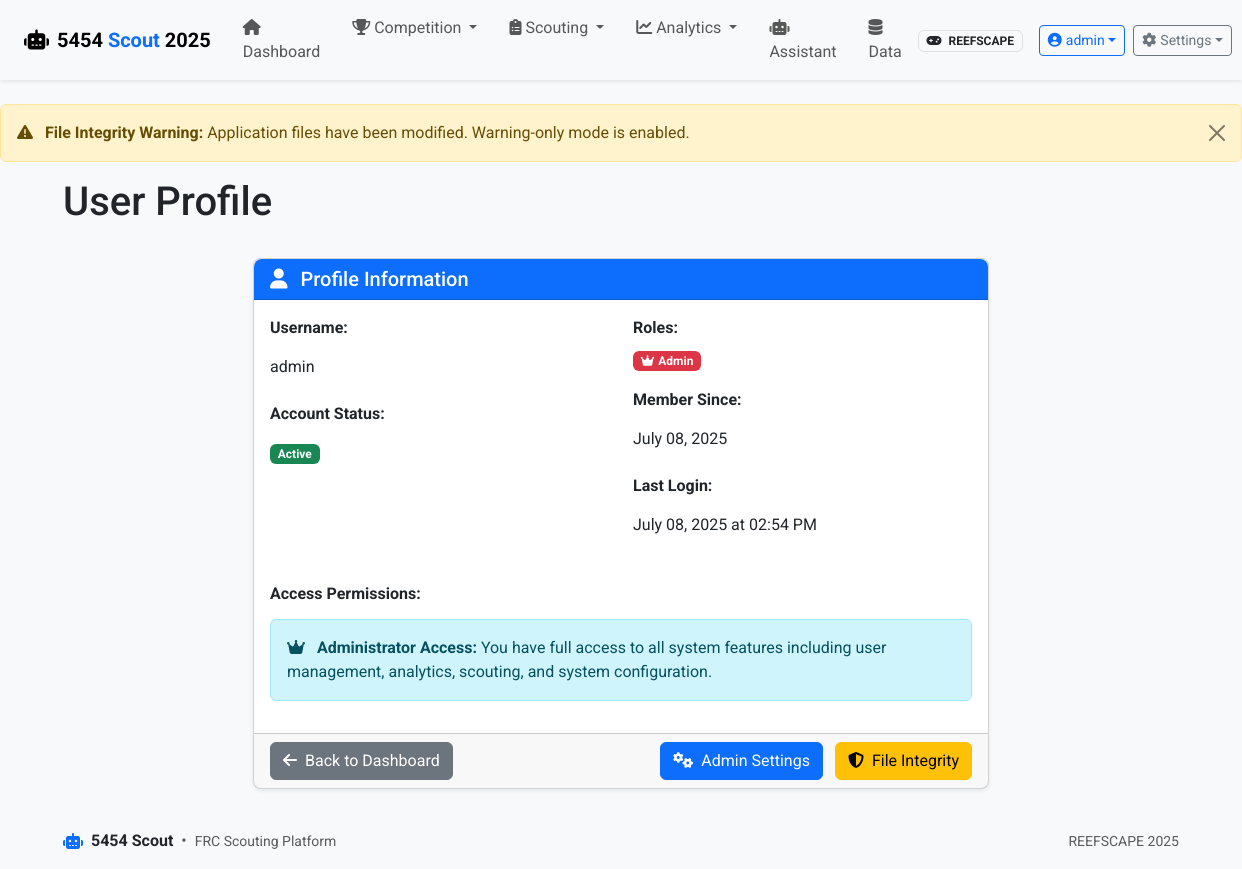
Before: /auth/profile (signed in) with the older database file.
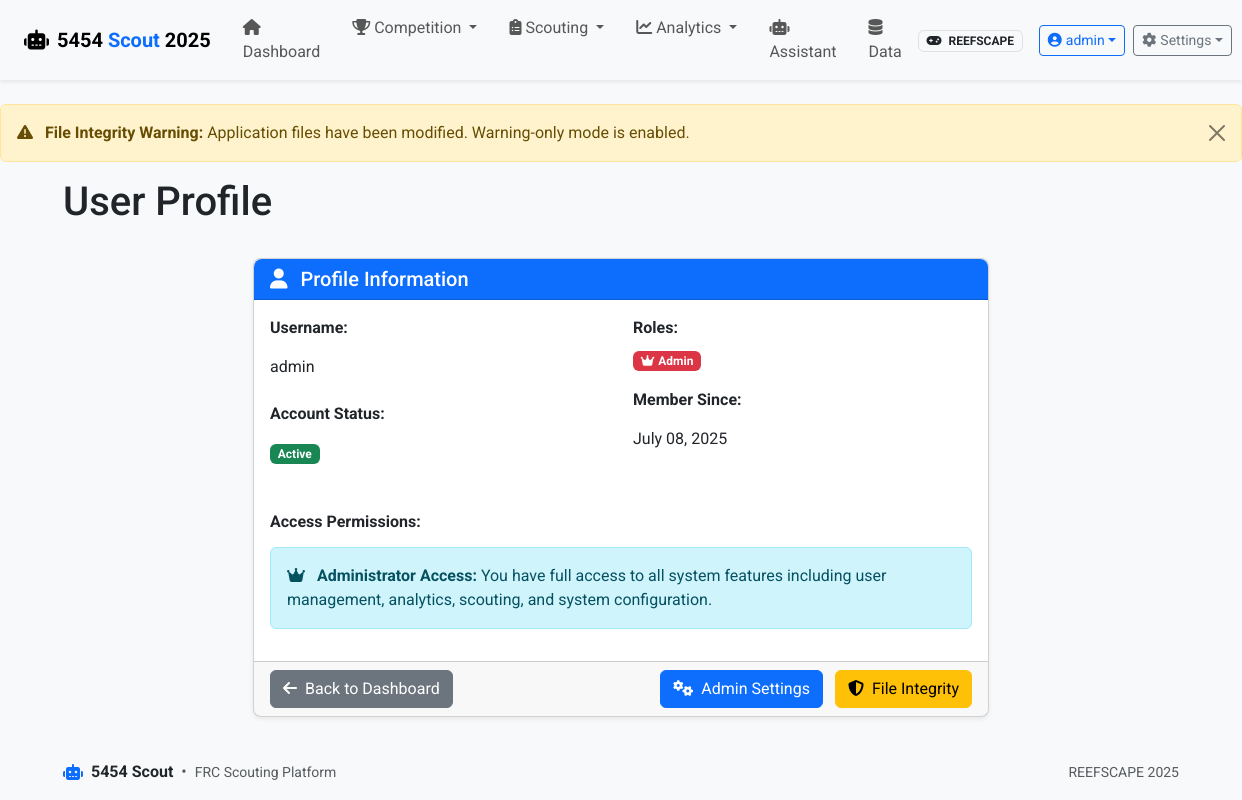
After: the same page with the newer database file.
### app/models.py (models this page shows, shortened)
class User(UserMixin, db.Model):
    id = db.Column(db.Integer, primary_key=True)
    username = db.Column(db.String(80), unique=True, nullable=False)
    email = db.Column(db.String(120), unique=True, nullable=True)
    password_hash = db.Column(db.String(128))
    is_active = db.Column(db.Boolean, default=True)
    created_at = db.Column(db.DateTime, default=datetime.utcnow)
    last_login = db.Column(db.DateTime)
    roles = db.relationship('Role', secondary=user_roles, lazy='subquery',
                           backref=db.backref('users', lazy=True))
    def has_role(self, role_name):
        return any(role.name == role_name for role in self.roles)

### app/routes/auth.py (the view)
@bp.route('/profile')
@login_required
def profile():
    return render_template('auth/profile.html', user=current_user)

### app/routes/auth.py (called while the page is built)
@bp.app_context_processor
def inject_auth_vars():
    return {
        'current_user': current_user,
        'user_has_role': lambda role: current_user.is_authenticated and current_user.has_role(role)
    }

### run.py (called while the page is built)
@app.before_request
def check_first_run():
    if not User.query.first() and request.path != '/auth/login':
        flash('Database is being initialized. Please wait...', 'info')
        return redirect(url_for('auth.login'))

### app/templates/auth/profile.html (shortened to what the changed rows need)
{% extends 'base.html' %}
{% block heading %}User Profile{% endblock %}
{% block content %}
<div class="row">
    <div class="col-md-8 offset-md-2">
        <div class="card">
            <div class="card-body">
                <div class="row">
                    <div class="col-md-6">
                        <div class="mb-3">
                            <label class="form-label fw-bold">Username:</label>
                            <p class="form-control-plaintext">{{ user.username }}</p>
                        </div>
                    </div>
                    <div class="col-md-6">
                        <div class="mb-3">
                            <label class="form-label fw-bold">Member Since:</label>
                            <p class="form-control-plaintext">{{ user.created_at.strftime('%B %d, %Y') }}</p>
                        </div>
                        {% if user.last_login %}
                        <div class="mb-3">
                            <label class="form-label fw-bold">Last Login:</label>
                            <p class="form-control-plaintext">{{ user.last_login.strftime('%B %d, %Y at %I:%M %p') }}</p>
                        </div>
                        {% endif %}
                    </div>
                </div>
            </div>
        </div>
    </div>
</div>
{% endblock %}

### app/templates/base.html (shortened to what the changed rows need)
<!DOCTYPE html>
<html lang="en" class="h-100">
<head>
    <link href="https://cdn.jsdelivr.net/npm/bootstrap@5.3.2/dist/css/bootstrap.min.css" rel="stylesheet">
    <link href="https://cdnjs.cloudflare.com/ajax/libs/font-awesome/6.4.0/css/all.min.css" rel="stylesheet">
    <link href="https://cdn.jsdelivr.net/npm/select2@4.1.0-rc.0/dist/css/select2.min.css" rel="stylesheet">
    <link href="https://cdn.jsdelivr.net/npm/select2-bootstrap-5-theme@1.3.0/dist/select2-bootstrap-5-theme.min.css" rel="stylesheet">
    <link rel="stylesheet" href="{{ url_for('static', filename='css/styles.css') }}">
</head>
<body class="d-flex flex-column h-100">
    <header class="app-header">
        <nav class="navbar navbar-expand-lg navbar-light shadow-sm">
            <div class="container-fluid px-lg-4 px-md-3 px-2">
                <div class="collapse navbar-collapse" id="navbarMain">
                    <div class="d-flex align-items-center navbar-actions">
                        {% if current_user.is_authenticated %}
                        <div class="dropdown me-2">
                            <button class="btn btn-outline-primary btn-sm d-flex align-items-center dropdown-toggle"
                                    type="button" data-bs-toggle="dropdown" aria-expanded="false">
                                <i class="fas fa-user-circle me-1"></i>
                                <span class="d-none d-md-inline">{{ current_user.username }}</span>
                            </button>
                        </div>
                        {% endif %}
                    </div>
                </div>
            </div>
        </nav>
    </header>
    <main class="flex-shrink-0 py-4">
        <div class="container">
            <div class="row mb-4">
                <div class="col-12">
                    <h1 class="page-title">{% block heading %}FRC Scouting Platform{% endblock %}</h1>
                </div>
            </div>
            {% block content %}{% endblock %}
        </div>
    </main>
</body>
</html>

Changed rows visible on the page:
changed User "admin": last_login "July 08, 2025 at 02:54 PM" → (not shown)
Other visible differences:
text no longer shown: "Last Login:"
